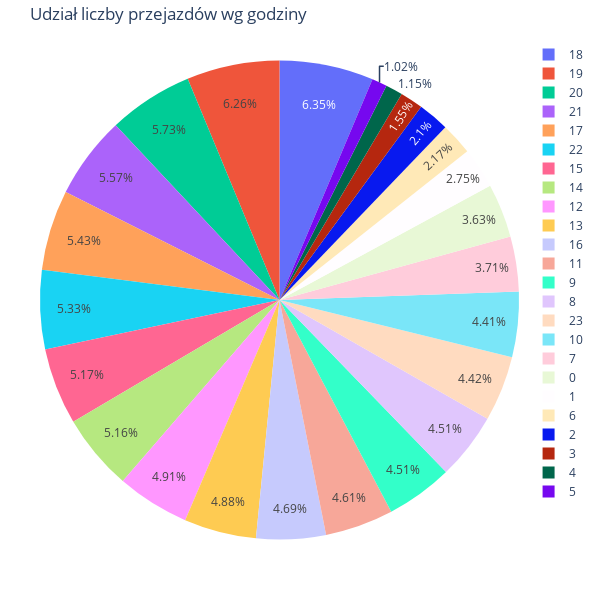

Notebook code cell kept with this figure:
### Code cell
import plotly.graph_objects as go
fig = go.Figure(data=[go.Pie(labels=df.hour, values=df['total pickups'])])
fig.update_layout(
    title="Udział liczby przejazdów wg godziny",
    width=600,
    height=600,
    margin=dict(t=40, b=40, l=40, r=40)
)
fig.show()

### Figure 1 — Plotly figure (JSON) as saved in the notebook; plotly's stock layout.template omitted (floating-point values rounded to 4 significant figures)
{"data": [{"labels": [0, 1, 2, 3, 4, 5, 6, 7, 8, 9, 10, 11, 12, 13, 14, 15, 16, 17, 18, 19, 20, 21, 22, 23], "type": "pie", "values": [396034, 300325, 229220, 169130, 125601, 111548, 236287, 404567, 491429, 491927, 480614, 502554, 535279, 531803, 562636, 564002, 511344, 591940, 692093, 682974, 624418, 608035, 581287, 481811]}], "layout": {"height": 600, "margin": {"b": 40, "l": 40, "r": 40, "t": 40}, "title": {"text": "Udział liczby przejazdów wg godziny"}, "width": 600}}
